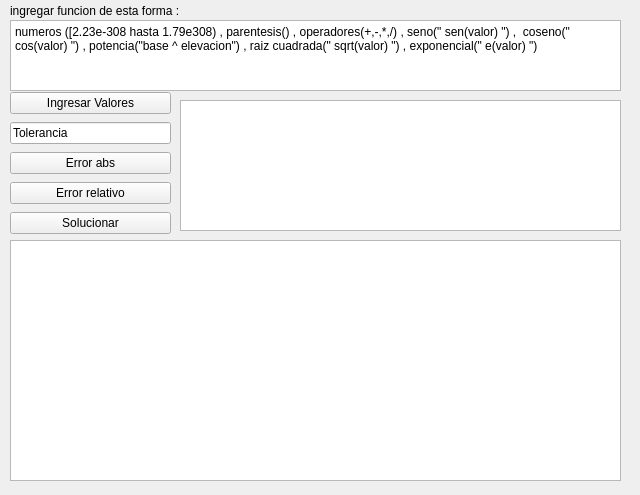
<?xml version="1.0" encoding="UTF-8"?>
<ui version="4.0">
 <class>Regla_Falsa</class>
 <widget class="QWidget" name="Regla_Falsa">
  <property name="geometry">
   <rect>
    <x>0</x>
    <y>0</y>
    <width>640</width>
    <height>495</height>
   </rect>
  </property>
  <property name="windowTitle">
   <string>Form</string>
  </property>
  <widget class="QPlainTextEdit" name="plainTextEdit">
   <property name="geometry">
    <rect>
     <x>10</x>
     <y>20</y>
     <width>611</width>
     <height>71</height>
    </rect>
   </property>
   <property name="plainText">
    <string>numeros ([2.23e-308 hasta 1.79e308) , parentesis() , operadores(+,-,*,/) , seno(&quot; sen(valor) &quot;) ,  coseno(&quot; cos(valor) &quot;) , potencia(&quot;base ^ elevacion&quot;) , raiz cuadrada(&quot; sqrt(valor) &quot;) , exponencial(&quot; e(valor) &quot;)</string>
   </property>
  </widget>
  <widget class="QTableWidget" name="table_resoult">
   <property name="geometry">
    <rect>
     <x>180</x>
     <y>100</y>
     <width>441</width>
     <height>131</height>
    </rect>
   </property>
  </widget>
  <widget class="QLabel" name="resultado">
   <property name="geometry">
    <rect>
     <x>444</x>
     <y>150</y>
     <width>171</width>
     <height>20</height>
    </rect>
   </property>
   <property name="text">
    <string/>
   </property>
  </widget>
  <widget class="QLabel" name="label">
   <property name="geometry">
    <rect>
     <x>10</x>
     <y>0</y>
     <width>191</width>
     <height>21</height>
    </rect>
   </property>
   <property name="text">
    <string>ingregar funcion de esta forma :</string>
   </property>
  </widget>
  <widget class="QTableWidget" name="table_solve">
   <property name="geometry">
    <rect>
     <x>10</x>
     <y>240</y>
     <width>611</width>
     <height>241</height>
    </rect>
   </property>
  </widget>
  <widget class="QWidget" name="layoutWidget">
   <property name="geometry">
    <rect>
     <x>10</x>
     <y>90</y>
     <width>161</width>
     <height>151</height>
    </rect>
   </property>
   <layout class="QVBoxLayout" name="verticalLayout">
    <item>
     <widget class="QPushButton" name="bt_funcion">
      <property name="text">
       <string>Ingresar Valores</string>
      </property>
     </widget>
    </item>
    <item>
     <widget class="QLineEdit" name="lineEdit">
      <property name="text">
       <string>Tolerancia</string>
      </property>
     </widget>
    </item>
    <item>
     <widget class="QPushButton" name="pushButton">
      <property name="text">
       <string>Error abs</string>
      </property>
     </widget>
    </item>
    <item>
     <widget class="QPushButton" name="pushButton_2">
      <property name="text">
       <string>Error relativo</string>
      </property>
     </widget>
    </item>
    <item>
     <widget class="QPushButton" name="bt_solve">
      <property name="text">
       <string>Solucionar</string>
      </property>
     </widget>
    </item>
   </layout>
  </widget>
 </widget>
 <resources/>
 <connections/>
</ui>
